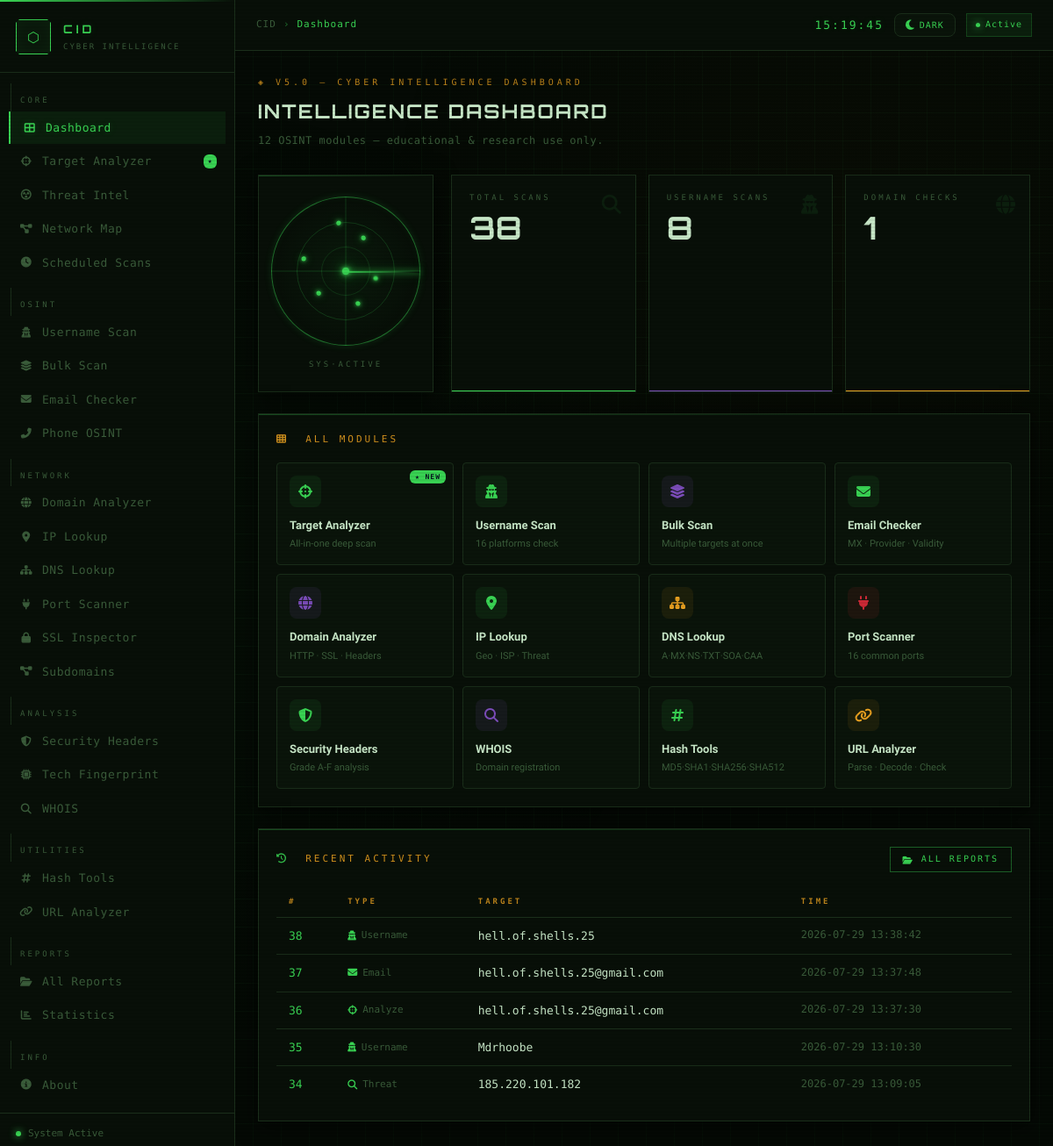
/ (signed in), run on an earlier commit of the app's database.
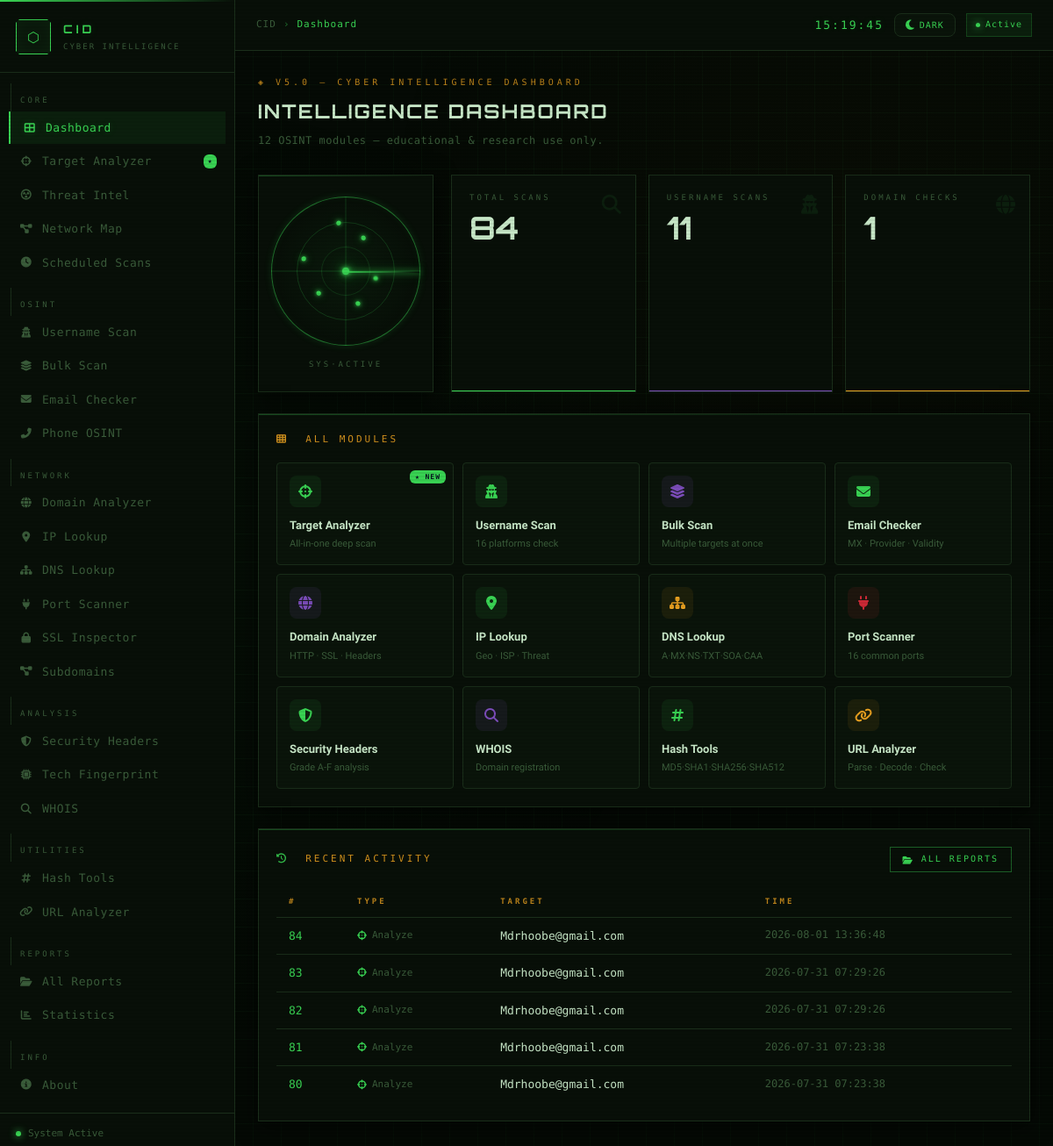
And on a later commit of the database.
### tables this page shows
CREATE TABLE reports (
                id        INTEGER PRIMARY KEY AUTOINCREMENT,
                type      TEXT NOT NULL,
                target    TEXT NOT NULL,
                results   TEXT NOT NULL DEFAULT '{}',
                summary   TEXT DEFAULT '{}',
                timestamp TEXT NOT NULL
            );

### app.py (the view)
@app.route('/')
@login_required
def dashboard():
    total, uname, domain = count_reports()
    return render_template('dashboard.html', total=total, uname=uname,
                           domain=domain, recent=get_recent_reports(5), active='dashboard')

### app.py (called while the page is built)
def login_required(f):
    @wraps(f)
    def decorated(*args, **kwargs):
        if not session.get('logged_in'):
            return redirect(url_for('login'))
        return f(*args, **kwargs)
    return decorated

### db.py (called while the page is built)
def get_conn():
    conn = sqlite3.connect(DB_PATH)
    conn.row_factory = sqlite3.Row
    return conn

def get_recent_reports(limit=5):
    with get_conn() as conn:
        rows = conn.execute('SELECT * FROM reports ORDER BY id DESC LIMIT ?', (limit,)).fetchall()
    return [_to_dict(r) for r in rows]

def count_reports():
    with get_conn() as conn:
        total  = conn.execute('SELECT COUNT(*) FROM reports').fetchone()[0]
        uname  = conn.execute("SELECT COUNT(*) FROM reports WHERE type='username'").fetchone()[0]
        domain = conn.execute("SELECT COUNT(*) FROM reports WHERE type='domain'").fetchone()[0]
    return total, uname, domain

def _to_dict(row):
    if row is None: return None
    d = dict(row)
    for f in ('results', 'summary'):
        try:    d[f] = json.loads(d[f])
        except: d[f] = {}
    return d

### templates/dashboard.html (shortened to what the changed rows need)
{% extends "base.html" %}
{% block content %}
<div class="page-hdr">
  <h1 class="page-title">Intelligence Dashboard</h1>
</div>
<div style="display:grid;grid-template-columns:200px 1fr;gap:20px;margin-bottom:24px;">
  <div style="display:grid;grid-template-columns:repeat(3,1fr);gap:14px;">
    <div class="stat-card c-green">
      <div class="stat-lbl">Total Scans</div>
      <div class="stat-val">{{ total }}</div>
      <div class="stat-icon"><i class="fas fa-search"></i></div>
    </div>
    <div class="stat-card c-violet">
      <div class="stat-lbl">Username Scans</div>
      <div class="stat-val">{{ uname }}</div>
      <div class="stat-icon"><i class="fas fa-user-secret"></i></div>
    </div>
  </div>
</div>
<div class="card" style="margin-bottom:24px;">
  <div style="display:grid;grid-template-columns:repeat(4,1fr);gap:10px;">
    {% for route, icon, color, name, desc, is_new in tools %}
    <a href="{{ url_for(route) }}"
       style="display:flex;flex-direction:column;gap:10px;padding:14px;
              background:var(--bg-input);border:1px solid var(--border);border-radius:var(--r);
              text-decoration:none;color:var(--text);transition:all .2s;position:relative;overflow:hidden;"
       onmouseover="this.style.borderColor='var(--{{ color }})';this.style.background='rgba(0,200,255,.04)';this.style.transform='translateY(-2px)'"
       onmouseout="this.style.borderColor='var(--border)';this.style.background='var(--bg-input)';this.style.transform='translateY(0)'">
      {% if is_new %}
      <span style="position:absolute;top:8px;right:8px;background:var(--cyan);color:#07101f;
                   font-size:8px;font-family:var(--font-mono);font-weight:700;padding:1px 6px;
                   border-radius:6px;letter-spacing:1px;">★ NEW</span>
      {% endif %}
      <div style="width:36px;height:36px;border-radius:8px;background:var(--{{ color }}-dim);
                  color:var(--{{ color }});display:flex;align-items:center;justify-content:center;font-size:16px;">
        <i class="{{ icon }}"></i>
      </div>
      <div>
        <div style="font-weight:600;font-size:13px;color:var(--text-hi);">{{ name }}</div>
        <div style="font-size:11px;color:var(--text-dim);margin-top:2px;">{{ desc }}</div>
      </div>
    </a>
    {% endfor %}
  </div>
</div>
<div class="card">
  {% if recent %}
  <table class="data-table">
    <thead><tr><th>#</th><th>Type</th><th>Target</th><th>Time</th></tr></thead>
    <tbody>
      {% set type_icons = {'username':'fas fa-user-secret','domain':'fas fa-globe',
         'analyze':'fas fa-crosshairs','ip_lookup':'fas fa-map-marker-alt',
         'email':'fas fa-envelope','whois':'fas fa-search','dns':'fas fa-sitemap',
         'port_scan':'fas fa-plug','headers':'fas fa-shield-alt'} %}
      {% for r in recent %}
      <tr>
        <td class="mono" style="color:var(--text-dim);">
          <a href="{{ url_for('view_report', report_id=r.id) }}" style="color:var(--cyan);">{{ r.id }}</a>
        </td>
        <td>
          <span style="font-family:var(--font-mono);font-size:11px;color:var(--text-dim);display:flex;align-items:center;gap:6px;">
            <i class="{{ type_icons.get(r.type, 'fas fa-search') }}" style="color:var(--cyan);"></i>
            {{ r.type.replace('_',' ').title() }}
          </span>
        </td>
        <td class="mono" style="color:var(--text-hi);">
          <a href="{{ url_for('view_report', report_id=r.id) }}" style="color:var(--text-hi);">{{ r.target }}</a>
        </td>
        <td style="color:var(--text-dim);font-size:12px;">{{ r.timestamp }}</td>
      </tr>
      {% endfor %}
    </tbody>
  </table>
  {% else %}
  <div class="empty-state" style="padding:40px;">
    <div class="empty-icon"><i class="fas fa-satellite-dish"></i></div>
    <div class="empty-title">No activity yet</div>
    <div class="empty-text">Start with <a href="{{ url_for('analyze') }}">Target Analyzer</a></div>
  </div>
  {% endif %}
</div>
{% endblock %}

What changed in the data, as far as the page shows it:
no longer on this page (row unchanged): reports: id "38", type.replace "Username", target "hell.of.shells.25", timestamp "2026-07-29 13:38:42"
no longer on this page (row unchanged): reports: id "37", type.replace "Email", target "hell.of.shells.25@gmail.com", timestamp "2026-07-29 13:37:48"
no longer on this page (row unchanged): reports: id "36", type.replace "Analyze", target "hell.of.shells.25@gmail.com", timestamp "2026-07-29 13:37:30"
no longer on this page (row unchanged): reports: id "35", type.replace "Username", target "Mdrhoobe", timestamp "2026-07-29 13:10:30"
no longer on this page (row unchanged): reports: id "34", type.replace "Threat", target "185.220.101.182", timestamp "2026-07-29 13:09:05"
added reports: id "84", type.replace "Analyze", target "Mdrhoobe@gmail.com", timestamp "2026-08-01 13:36:48"
added reports: id "83", type.replace "Analyze", target "Mdrhoobe@gmail.com", timestamp "2026-07-31 07:29:26"
added reports: id "82", type.replace "Analyze", target "Mdrhoobe@gmail.com", timestamp "2026-07-31 07:29:26"
added reports: id "81", type.replace "Analyze", target "Mdrhoobe@gmail.com", timestamp "2026-07-31 07:23:38"
added reports: id "80", type.replace "Analyze", target "Mdrhoobe@gmail.com", timestamp "2026-07-31 07:23:38"
Also different on the page:
{{ total }}: "38" → "84"
{{ uname }}: "8" → "11"
